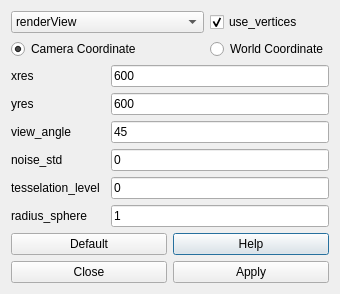
<?xml version="1.0" encoding="UTF-8"?>
<ui version="4.0">
 <class>DepthCameraDialog</class>
 <widget class="QDialog" name="DepthCameraDialog">
  <property name="geometry">
   <rect>
    <x>0</x>
    <y>0</y>
    <width>298</width>
    <height>279</height>
   </rect>
  </property>
  <property name="windowTitle">
   <string>Depth Camera Dialog</string>
  </property>
  <layout class="QVBoxLayout" name="verticalLayout">
   <item>
    <layout class="QGridLayout" name="gridLayout_2">
     <item row="0" column="0" colspan="2">
      <widget class="QComboBox" name="methodComboBox">
       <item>
        <property name="text">
         <string>renderView</string>
        </property>
       </item>
       <item>
        <property name="text">
         <string>renderViewTesselatedSphere</string>
        </property>
       </item>
      </widget>
     </item>
     <item row="0" column="2">
      <widget class="QCheckBox" name="useVerticesCheckBox">
       <property name="text">
        <string>use_vertices</string>
       </property>
       <property name="checked">
        <bool>true</bool>
       </property>
      </widget>
     </item>
     <item row="1" column="0" colspan="2">
      <widget class="QRadioButton" name="cameraCoorRadioButton">
       <property name="text">
        <string>Camera Coordinate</string>
       </property>
       <property name="checked">
        <bool>true</bool>
       </property>
      </widget>
     </item>
     <item row="1" column="2">
      <widget class="QRadioButton" name="worldCoorRadioButton">
       <property name="text">
        <string>World Coordinate</string>
       </property>
      </widget>
     </item>
     <item row="2" column="0">
      <widget class="QLabel" name="label">
       <property name="text">
        <string>xres</string>
       </property>
      </widget>
     </item>
     <item row="2" column="1" colspan="2">
      <widget class="QLineEdit" name="xresLineEdit">
       <property name="text">
        <string>600</string>
       </property>
      </widget>
     </item>
     <item row="3" column="0">
      <widget class="QLabel" name="label_2">
       <property name="text">
        <string>yres</string>
       </property>
      </widget>
     </item>
     <item row="3" column="1" colspan="2">
      <widget class="QLineEdit" name="yresLineEdit">
       <property name="text">
        <string>600</string>
       </property>
      </widget>
     </item>
     <item row="4" column="0">
      <widget class="QLabel" name="label_3">
       <property name="text">
        <string>view_angle</string>
       </property>
      </widget>
     </item>
     <item row="4" column="1" colspan="2">
      <widget class="QLineEdit" name="viewAngleLineEdit">
       <property name="text">
        <string>45</string>
       </property>
      </widget>
     </item>
     <item row="5" column="0">
      <widget class="QLabel" name="label_4">
       <property name="text">
        <string>noise_std</string>
       </property>
      </widget>
     </item>
     <item row="5" column="1" colspan="2">
      <widget class="QLineEdit" name="noiseSTDLineEdit">
       <property name="text">
        <string>0</string>
       </property>
      </widget>
     </item>
     <item row="6" column="0">
      <widget class="QLabel" name="label_5">
       <property name="text">
        <string>tesselation_level</string>
       </property>
      </widget>
     </item>
     <item row="6" column="1" colspan="2">
      <widget class="QLineEdit" name="tesselationLevelLineEdit">
       <property name="text">
        <string>0</string>
       </property>
      </widget>
     </item>
     <item row="7" column="0">
      <widget class="QLabel" name="label_6">
       <property name="text">
        <string>radius_sphere</string>
       </property>
      </widget>
     </item>
     <item row="7" column="1" colspan="2">
      <widget class="QLineEdit" name="radiusSphereLineEdit">
       <property name="text">
        <string>1</string>
       </property>
      </widget>
     </item>
    </layout>
   </item>
   <item>
    <layout class="QGridLayout" name="gridLayout">
     <item row="0" column="1">
      <widget class="QPushButton" name="helpButton">
       <property name="text">
        <string>Help</string>
       </property>
      </widget>
     </item>
     <item row="1" column="0">
      <widget class="QPushButton" name="closeButton">
       <property name="text">
        <string>Close</string>
       </property>
      </widget>
     </item>
     <item row="1" column="1">
      <widget class="QPushButton" name="applyButton">
       <property name="text">
        <string>Apply</string>
       </property>
      </widget>
     </item>
     <item row="0" column="0">
      <widget class="QPushButton" name="defaultButton">
       <property name="text">
        <string>Default</string>
       </property>
      </widget>
     </item>
    </layout>
   </item>
  </layout>
 </widget>
 <resources/>
 <connections>
  <connection>
   <sender>closeButton</sender>
   <signal>clicked()</signal>
   <receiver>DepthCameraDialog</receiver>
   <slot>close()</slot>
   <hints>
    <hint type="sourcelabel">
     <x>54</x>
     <y>224</y>
    </hint>
    <hint type="destinationlabel">
     <x>156</x>
     <y>247</y>
    </hint>
   </hints>
  </connection>
 </connections>
</ui>
